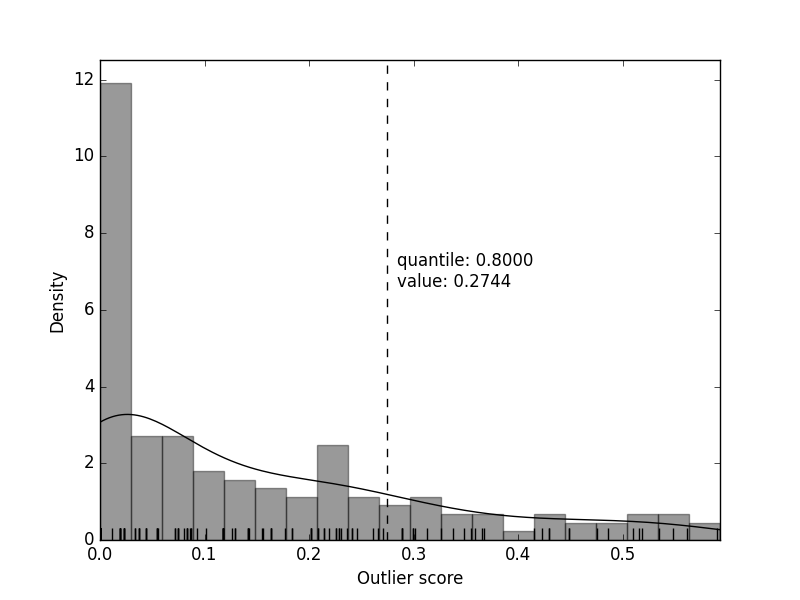

Python code for this plot:
import matplotlib.pyplot as plt
from sklearn.datasets import load_iris

from scludam import SHDBSCAN

iris = load_iris()

shdbscan = SHDBSCAN(min_cluster_size=20, outlier_quantile=0.8).fit(iris.data)

shdbscan.outlierplot(bins=20, color='k')
plt.show()
